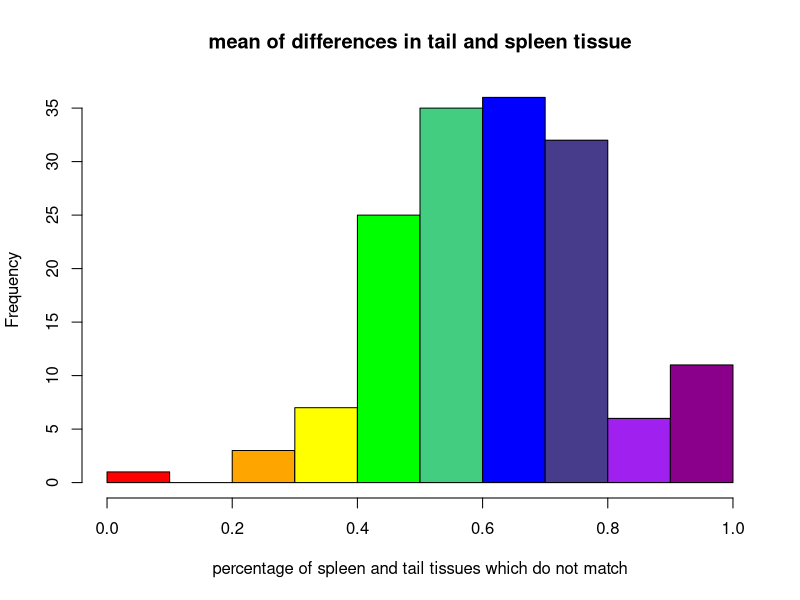

Source code (R):
setwd("~/Desktop/ ")
array<-read.table("genotype.array.all.txt", as.is=T, header=T)

array$Tissue <- sapply(array$Sample, function(array) 
  {temp=unlist(strsplit(array,"-")); y="None"; 
    if(length(temp)==2)
    {y=temp[2]};y
  })

array$Sample <- sapply(strsplit(as.character(array$Sample), "-"), "[", 1)
array$Call<- gsub(-1, NA, array$Call)

caTail <- subset(array,Tissue == "Tail")
caSpleen <- subset(array,Tissue == "Spleen")

match(unique(caTail$Sample),unique(caSpleen$Sample))
samples<-as.data.frame(match(unique(caTail$Sample), unique(caSpleen$Sample)))
markers<-unique(array$Marker)
spleenx<-unique(caSpleen$Sample[match(caTail$Sample,caSpleen$Sample)])
tailx<-unique(caTail$Sample[match(caSpleen$Sample, caTail$Sample)])

spleen<-data.frame()
for (i in 1:length(caSpleen[,2])){
  sample<-caSpleen$Sample[i]
  if (sample %in% spleenx){
  mark<-caSpleen$Marker[i]
  spleen[sample,mark]<-caSpleen$Call[i]
}
}

tail<-data.frame()
for (i in 1:length(caTail[,2])){
  sample<-caTail$Sample[i]
  if (sample %in% tailx){
  mark<-caTail$Marker[i]
  tail[sample,mark]<-caTail$Call[i]
}
}
M<- merge(spleen,tail,by='row.names')
Mnew <- sapply(M,as.numeric)
S<-(Mnew[,grep("*\\.x$",names(M))] != Mnew[,grep("*\\.y$", names(M))])
cbind(M[,1,drop=FALSE],S)
spleenNtaildiff<-cbind(M[,1,drop=FALSE],S)
means<-rowMeans(spleenNtaildiff[2:17], na.rm=T)
color = c("red", "orangered2", "orange", "yellow", "green", "seagreen3", "blue", "slateblue4", "purple", "darkmagenta")
hist(means, main="mean of differences in tail and spleen tissue", xlab="percentage of spleen and tail tissues which do not match", col=color)


